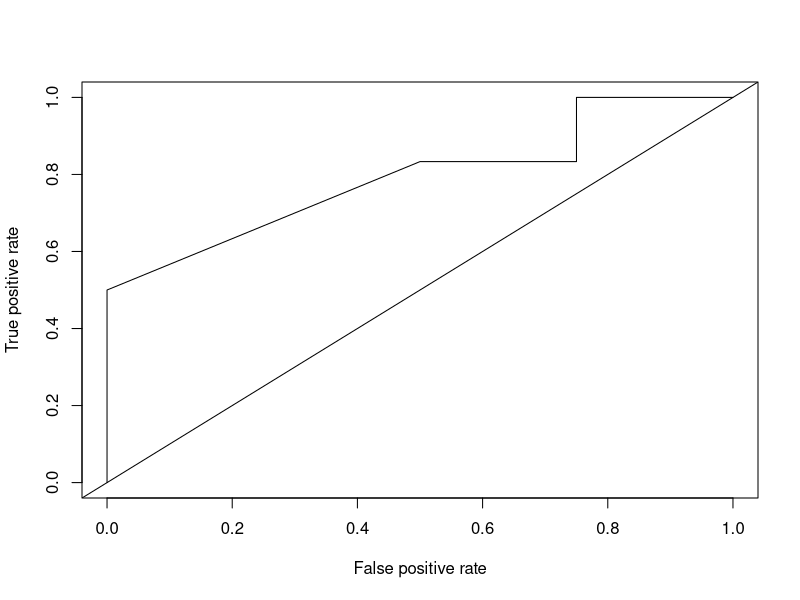
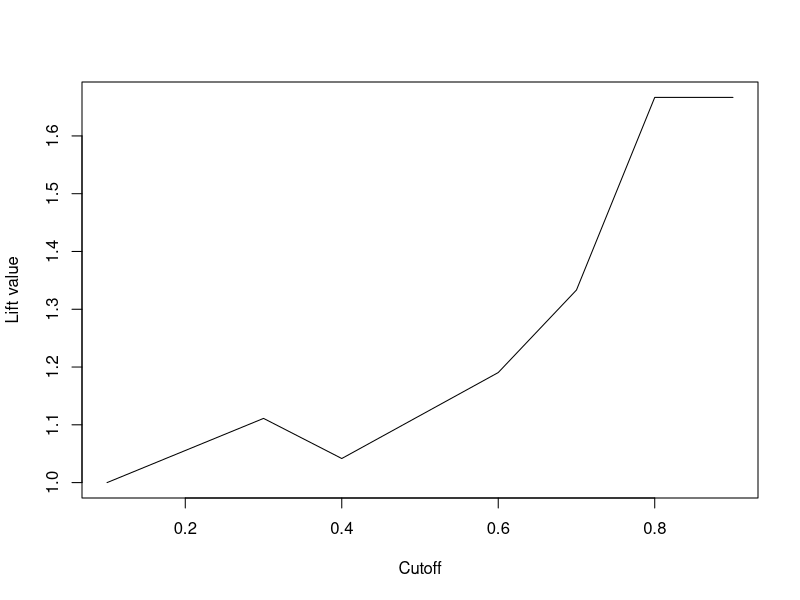

The R script that drew these images, in order:
## ---- chunk 1
library(ROCR)

pConf = c(.7,.9,.4,.1,.9,.8,.3,.6,.7,.6)
pLabel = c(0,1,0,0,1,1,1,1,1,0)

cPrep = prediction(pConf,pLabel)
cPerf = performance(cPrep, "tpr","fpr")
#ROC
plot(cPerf)
abline(0,1)

#AUC
auc = performance(cPrep,"auc")
auc@y.values
## ---- chunk 2
clift = performance(cPrep, "lift")
plot(clift)
